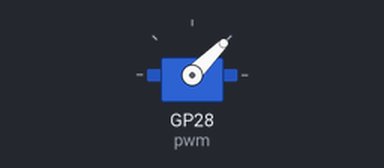
The program below on a simulated Raspberry Pi Pico running MicroPython. On the bench: servo. Servo angles are drawn from the pulse width (0.5 ms = 0°, 2.5 ms = 180°). At 8.0 s the program stops and its outputs stay as they are.

Above: at 0.1 s.
At 2.1 s:
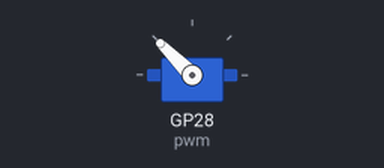
At 7.1 s:
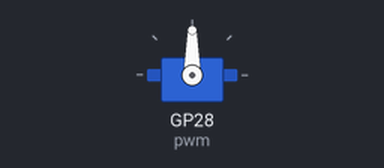
Timing chart, 0 to 8.6 s (numbered marks = the images above):
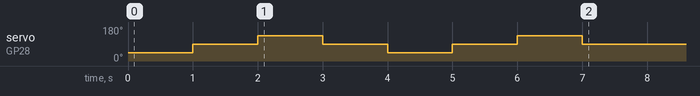

Measured:
- by itself, servo on GP28 (pwm): 45° → 90° at 1.0 s, → 135° 1.0 s later, → 90° 1.0 s later, → 45° 1.0 s later, … (7 changes in this stretch)

The program:

Ex2-6_Servo_Test.py
```python
from machine import Pin, PWM # 從 machine 導入 Pin, PWM 類別
import utime   # 導入時間相關類別

# 初始化 PWM
pwm = PWM(Pin(28)) # 設定 GP28 為 PWM 輸出腳
pwm.freq(50) # 設定PWM頻率為50 Hz

# 測試 PWM 控制 360度舵機， 令舵機正反轉兩次
for i in range(2):
    pwm.duty_ns(1000 * 1000) # 1ms PWM 脈波寬度，正方向高速旋轉
    utime.sleep(1.0) # 停止1秒
    pwm.duty_ns(1500 * 1000) # 1.5ms PWM 脈波寬度，停止旋轉
    utime.sleep(1.0) # 停止1秒
    pwm.duty_ns(2000 * 1000) # 2ms PWM 脈波寬度，反方向高速旋轉
    utime.sleep(1.0) # 停止1秒
    pwm.duty_ns(1500 * 1000) # 1.5ms PWM 脈波寬度，停止旋轉
    utime.sleep(1.0) # 停止1秒
```
